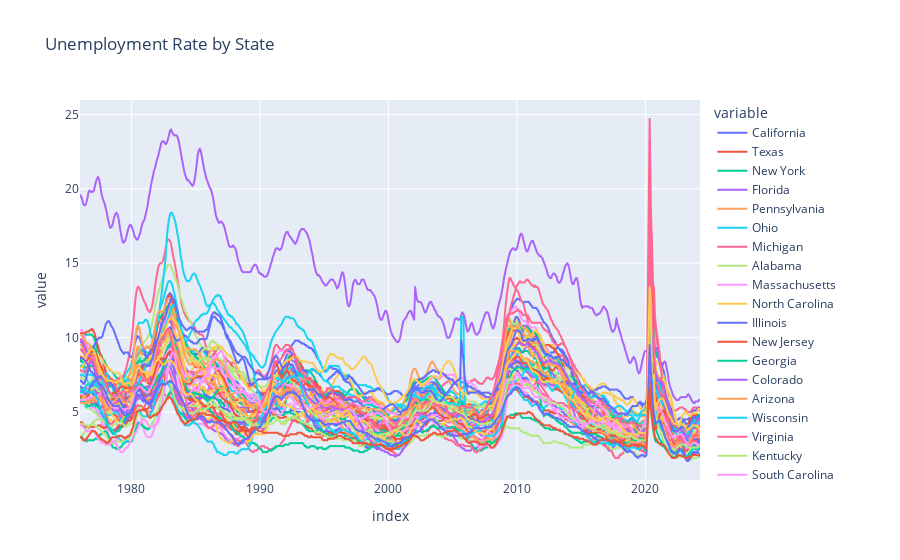

Here is the notebook cell this chart was saved with:
### Markdown cell above
## Plot the unemplyment rate of the states

### Code cell
px.line(unemployment_results, title = "Unemployment Rate by State")

### Figure 1 — Plotly figure (JSON) as saved in the notebook; plotly's stock layout.template omitted (floating-point values rounded to 4 significant figures; data arrays with more than 128 entries replaced by an {"elided": "..."} marker saying what was removed)
{"data": [{"hovertemplate": "variable=California<br>index=%{x}<br>value=%{y}<extra></extra>", "legendgroup": "California", "line": {"color": "#636efa", "dash": "solid"}, "marker": {"symbol": "circle"}, "mode": "lines", "name": "California", "showlegend": true, "type": "scattergl", "x": {"elided": "578 str values"}, "xaxis": "x", "y": {"elided": "578 float values"}, "yaxis": "y"}, {"hovertemplate": "variable=Texas<br>index=%{x}<br>value=%{y}<extra></extra>", "legendgroup": "Texas", "line": {"color": "#EF553B", "dash": "solid"}, "marker": {"symbol": "circle"}, "mode": "lines", "name": "Texas", "showlegend": true, "type": "scattergl", "x": {"elided": "578 str values"}, "xaxis": "x", "y": {"elided": "578 float values"}, "yaxis": "y"}, {"hovertemplate": "variable=New York<br>index=%{x}<br>value=%{y}<extra></extra>", "legendgroup": "New York", "line": {"color": "#00cc96", "dash": "solid"}, "marker": {"symbol": "circle"}, "mode": "lines", "name": "New York", "showlegend": true, "type": "scattergl", "x": {"elided": "578 str values"}, "xaxis": "x", "y": {"elided": "578 float values"}, "yaxis": "y"}, {"hovertemplate": "variable=Florida<br>index=%{x}<br>value=%{y}<extra></extra>", "legendgroup": "Florida", "line": {"color": "#ab63fa", "dash": "solid"}, "marker": {"symbol": "circle"}, "mode": "lines", "name": "Florida", "showlegend": true, "type": "scattergl", "x": {"elided": "578 str values"}, "xaxis": "x", "y": {"elided": "578 float values"}, "yaxis": "y"}, {"hovertemplate": "variable=Pennsylvania<br>index=%{x}<br>value=%{y}<extra></extra>", "legendgroup": "Pennsylvania", "line": {"color": "#FFA15A", "dash": "solid"}, "marker": {"symbol": "circle"}, "mode": "lines", "name": "Pennsylvania", "showlegend": true, "type": "scattergl", "x": {"elided": "578 str values"}, "xaxis": "x", "y": {"elided": "578 float values"}, "yaxis": "y"}, {"hovertemplate": "variable=Ohio<br>index=%{x}<br>value=%{y}<extra></extra>", "legendgroup": "Ohio", "line": {"color": "#19d3f3", "dash": "solid"}, "marker": {"symbol": "circle"}, "mode": "lines", "name": "Ohio", "showlegend": true, "type": "scattergl", "x": {"elided": "578 str values"}, "xaxis": "x", "y": {"elided": "578 float values"}, "yaxis": "y"}, {"hovertemplate": "variable=Michigan<br>index=%{x}<br>value=%{y}<extra></extra>", "legendgroup": "Michigan", "line": {"color": "#FF6692", "dash": "solid"}, "marker": {"symbol": "circle"}, "mode": "lines", "name": "Michigan", "showlegend": true, "type": "scattergl", "x": {"elided": "578 str values"}, "xaxis": "x", "y": {"elided": "578 float values"}, "yaxis": "y"}, {"hovertemplate": "variable=Alabama<br>index=%{x}<br>value=%{y}<extra></extra>", "legendgroup": "Alabama", "line": {"color": "#B6E880", "dash": "solid"}, "marker": {"symbol": "circle"}, "mode": "lines", "name": "Alabama", "showlegend": true, "type": "scattergl", "x": {"elided": "578 str values"}, "xaxis": "x", "y": {"elided": "578 float values"}, "yaxis": "y"}, {"hovertemplate": "variable=Massachusetts<br>index=%{x}<br>value=%{y}<extra></extra>", "legendgroup": "Massachusetts", "line": {"color": "#FF97FF", "dash": "solid"}, "marker": {"symbol": "circle"}, "mode": "lines", "name": "Massachusetts", "showlegend": true, "type": "scattergl", "x": {"elided": "578 str values"}, "xaxis": "x", "y": {"elided": "578 float values"}, "yaxis": "y"}, {"hovertemplate": "variable=North Carolina<br>index=%{x}<br>value=%{y}<extra></extra>", "legendgroup": "North Carolina", "line": {"color": "#FECB52", "dash": "solid"}, "marker": {"symbol": "circle"}, "mode": "lines", "name": "North Carolina", "showlegend": true, "type": "scattergl", "x": {"elided": "578 str values"}, "xaxis": "x", "y": {"elided": "578 float values"}, "yaxis": "y"}, {"hovertemplate": "variable=Illinois<br>index=%{x}<br>value=%{y}<extra></extra>", "legendgroup": "Illinois", "line": {"color": "#636efa", "dash": "solid"}, "marker": {"symbol": "circle"}, "mode": "lines", "name": "Illinois", "showlegend": true, "type": "scattergl", "x": {"elided": "578 str values"}, "xaxis": "x", "y": {"elided": "578 float values"}, "yaxis": "y"}, {"hovertemplate": "variable=New Jersey<br>index=%{x}<br>value=%{y}<extra></extra>", "legendgroup": "New Jersey", "line": {"color": "#EF553B", "dash": "solid"}, "marker": {"symbol": "circle"}, "mode": "lines", "name": "New Jersey", "showlegend": true, "type": "scattergl", "x": {"elided": "578 str values"}, "xaxis": "x", "y": {"elided": "578 float values"}, "yaxis": "y"}, {"hovertemplate": "variable=Georgia<br>index=%{x}<br>value=%{y}<extra></extra>", "legendgroup": "Georgia", "line": {"color": "#00cc96", "dash": "solid"}, "marker": {"symbol": "circle"}, "mode": "lines", "name": "Georgia", "showlegend": true, "type": "scattergl", "x": {"elided": "578 str values"}, "xaxis": "x", "y": {"elided": "578 float values"}, "yaxis": "y"}, {"hovertemplate": "variable=Colorado<br>index=%{x}<br>value=%{y}<extra></extra>", "legendgroup": "Colorado", "line": {"color": "#ab63fa", "dash": "solid"}, "marker": {"symbol": "circle"}, "mode": "lines", "name": "Colorado", "showlegend": true, "type": "scattergl", "x": {"elided": "578 str values"}, "xaxis": "x", "y": {"elided": "578 float values"}, "yaxis": "y"}, {"hovertemplate": "variable=Arizona<br>index=%{x}<br>value=%{y}<extra></extra>", "legendgroup": "Arizona", "line": {"color": "#FFA15A", "dash": "solid"}, "marker": {"symbol": "circle"}, "mode": "lines", "name": "Arizona", "showlegend": true, "type": "scattergl", "x": {"elided": "578 str values"}, "xaxis": "x", "y": {"elided": "578 float values"}, "yaxis": "y"}, {"hovertemplate": "variable=Wisconsin<br>index=%{x}<br>value=%{y}<extra></extra>", "legendgroup": "Wisconsin", "line": {"color": "#19d3f3", "dash": "solid"}, "marker": {"symbol": "circle"}, "mode": "lines", "name": "Wisconsin", "showlegend": true, "type": "scattergl", "x": {"elided": "578 str values"}, "xaxis": "x", "y": {"elided": "578 float values"}, "yaxis": "y"}, {"hovertemplate": "variable=Virginia<br>index=%{x}<br>value=%{y}<extra></extra>", "legendgroup": "Virginia", "line": {"color": "#FF6692", "dash": "solid"}, "marker": {"symbol": "circle"}, "mode": "lines", "name": "Virginia", "showlegend": true, "type": "scattergl", "x": {"elided": "578 str values"}, "xaxis": "x", "y": {"elided": "578 float values"}, "yaxis": "y"}, {"hovertemplate": "variable=Kentucky<br>index=%{x}<br>value=%{y}<extra></extra>", "legendgroup": "Kentucky", "line": {"color": "#B6E880", "dash": "solid"}, "marker": {"symbol": "circle"}, "mode": "lines", "name": "Kentucky", "showlegend": true, "type": "scattergl", "x": {"elided": "578 str values"}, "xaxis": "x", "y": {"elided": "578 float values"}, "yaxis": "y"}, {"hovertemplate": "variable=South Carolina<br>index=%{x}<br>value=%{y}<extra></extra>", "legendgroup": "South Carolina", "line": {"color": "#FF97FF", "dash": "solid"}, "marker": {"symbol": "circle"}, "mode": "lines", "name": "South Carolina", "showlegend": true, "type": "scattergl", "x": {"elided": "578 str values"}, "xaxis": "x", "y": {"elided": "578 float values"}, "yaxis": "y"}, {"hovertemplate": "variable=New Mexico<br>index=%{x}<br>value=%{y}<extra></extra>", "legendgroup": "New Mexico", "line": {"color": "#FECB52", "dash": "solid"}, "marker": {"symbol": "circle"}, "mode": "lines", "name": "New Mexico", "showlegend": true, "type": "scattergl", "x": {"elided": "578 str values"}, "xaxis": "x", "y": {"elided": "578 float values"}, "yaxis": "y"}, {"hovertemplate": "variable=Minnesota<br>index=%{x}<br>value=%{y}<extra></extra>", "legendgroup": "Minnesota", "line": {"color": "#636efa", "dash": "solid"}, "marker": {"symbol": "circle"}, "mode": "lines", "name": "Minnesota", "showlegend": true, "type": "scattergl", "x": {"elided": "578 str values"}, "xaxis": "x", "y": {"elided": "578 float values"}, "yaxis": "y"}, {"hovertemplate": "variable=Tennessee<br>index=%{x}<br>value=%{y}<extra></extra>", "legendgroup": "Tennessee", "line": {"color": "#EF553B", "dash": "solid"}, "marker": {"symbol": "circle"}, "mode": "lines", "name": "Tennessee", "showlegend": true, "type": "scattergl", "x": {"elided": "578 str values"}, "xaxis": "x", "y": {"elided": "578 float values"}, "yaxis": "y"}, {"hovertemplate": "variable=Washington<br>index=%{x}<br>value=%{y}<extra></extra>", "legendgroup": "Washington", "line": {"color": "#00cc96", "dash": "solid"}, "marker": {"symbol": "circle"}, "mode": "lines", "name": "Washington", "showlegend": true, "type": "scattergl", "x": {"elided": "578 str values"}, "xaxis": "x", "y": {"elided": "578 float values"}, "yaxis": "y"}, {"hovertemplate": "variable=Maryland<br>index=%{x}<br>value=%{y}<extra></extra>", "legendgroup": "Maryland", "line": {"color": "#ab63fa", "dash": "solid"}, "marker": {"symbol": "circle"}, "mode": "lines", "name": "Maryland", "showlegend": true, "type": "scattergl", "x": {"elided": "578 str values"}, "xaxis": "x", "y": {"elided": "578 float values"}, "yaxis": "y"}, {"hovertemplate": "variable=Oregon<br>index=%{x}<br>value=%{y}<extra></extra>", "legendgroup": "Oregon", "line": {"color": "#FFA15A", "dash": "solid"}, "marker": {"symbol": "circle"}, "mode": "lines", "name": "Oregon", "showlegend": true, "type": "scattergl", "x": {"elided": "578 str values"}, "xaxis": "x", "y": {"elided": "578 float values"}, "yaxis": "y"}, {"hovertemplate": "variable=West Virginia<br>index=%{x}<br>value=%{y}<extra></extra>", "legendgroup": "West Virginia", "line": {"color": "#19d3f3", "dash": "solid"}, "marker": {"symbol": "circle"}, "mode": "lines", "name": "West Virginia", "showlegend": true, "type": "scattergl", "x": {"elided": "578 str values"}, "xaxis": "x", "y": {"elided": "578 float values"}, "yaxis": "y"}, {"hovertemplate": "variable=Nevada<br>index=%{x}<br>value=%{y}<extra></extra>", "legendgroup": "Nevada", "line": {"color": "#FF6692", "dash": "solid"}, "marker": {"symbol": "circle"}, "mode": "lines", "name": "Nevada", "showlegend": true, "type": "scattergl", "x": {"elided": "578 str values"}, "xaxis": "x", "y": {"elided": "578 float values"}, "yaxis": "y"}, {"hovertemplate": "variable=Arkansas<br>index=%{x}<br>value=%{y}<extra></extra>", "legendgroup": "Arkansas", "line": {"color": "#B6E880", "dash": "solid"}, "marker": {"symbol": "circle"}, "mode": "lines", "name": "Arkansas", "showlegend": true, "type": "scattergl", "x": {"elided": "578 str values"}, "xaxis": "x", "y": {"elided": "578 float values"}, "yaxis": "y"}, {"hovertemplate": "variable=Oklahoma<br>index=%{x}<br>value=%{y}<extra></extra>", "legendgroup": "Oklahoma", "line": {"color": "#FF97FF", "dash": "solid"}, "marker": {"symbol": "circle"}, "mode": "lines", "name": "Oklahoma", "showlegend": true, "type": "scattergl", "x": {"elided": "578 str values"}, "xaxis": "x", "y": {"elided": "578 float values"}, "yaxis": "y"}, {"hovertemplate": "variable=Missouri<br>index=%{x}<br>value=%{y}<extra></extra>", "legendgroup": "Missouri", "line": {"color": "#FECB52", "dash": "solid"}, "marker": {"symbol": "circle"}, "mode": "lines", "name": "Missouri", "showlegend": true, "type": "scattergl", "x": {"elided": "578 str values"}, "xaxis": "x", "y": {"elided": "578 float values"}, "yaxis": "y"}, {"hovertemplate": "variable=Alaska<br>index=%{x}<br>value=%{y}<extra></extra>", "legendgroup": "Alaska", "line": {"color": "#636efa", "dash": "solid"}, "marker": {"symbol": "circle"}, "mode": "lines", "name": "Alaska", "showlegend": true, "type": "scattergl", "x": {"elided": "578 str values"}, "xaxis": "x", "y": {"elided": "578 float values"}, "yaxis": "y"}, {"hovertemplate": "variable=Iowa<br>index=%{x}<br>value=%{y}<extra></extra>", "legendgroup": "Iowa", "line": {"color": "#EF553B", "dash": "solid"}, "marker": {"symbol": "circle"}, "mode": "lines", "name": "Iowa", "showlegend": true, "type": "scattergl", "x": {"elided": "578 str values"}, "xaxis": "x", "y": {"elided": "578 float values"}, "yaxis": "y"}, {"hovertemplate": "variable=Utah<br>index=%{x}<br>value=%{y}<extra></extra>", "legendgroup": "Utah", "line": {"color": "#00cc96", "dash": "solid"}, "marker": {"symbol": "circle"}, "mode": "lines", "name": "Utah", "showlegend": true, "type": "scattergl", "x": {"elided": "578 str values"}, "xaxis": "x", "y": {"elided": "578 float values"}, "yaxis": "y"}, {"hovertemplate": "variable=Puerto Rico<br>index=%{x}<br>value=%{y}<extra></extra>", "legendgroup": "Puerto Rico", "line": {"color": "#ab63fa", "dash": "solid"}, "marker": {"symbol": "circle"}, "mode": "lines", "name": "Puerto Rico", "showlegend": true, "type": "scattergl", "x": {"elided": "578 str values"}, "xaxis": "x", "y": {"elided": "578 float values"}, "yaxis": "y"}, {"hovertemplate": "variable=Indiana<br>index=%{x}<br>value=%{y}<extra></extra>", "legendgroup": "Indiana", "line": {"color": "#FFA15A", "dash": "solid"}, "marker": {"symbol": "circle"}, "mode": "lines", "name": "Indiana", "showlegend": true, "type": "scattergl", "x": {"elided": "578 str values"}, "xaxis": "x", "y": {"elided": "578 float values"}, "yaxis": "y"}, {"hovertemplate": "variable=Louisiana<br>index=%{x}<br>value=%{y}<extra></extra>", "legendgroup": "Louisiana", "line": {"color": "#19d3f3", "dash": "solid"}, "marker": {"symbol": "circle"}, "mode": "lines", "name": "Louisiana", "showlegend": true, "type": "scattergl", "x": {"elided": "578 str values"}, "xaxis": "x", "y": {"elided": "578 float values"}, "yaxis": "y"}, {"hovertemplate": "variable=Hawaii<br>index=%{x}<br>value=%{y}<extra></extra>", "legendgroup": "Hawaii", "line": {"color": "#FF6692", "dash": "solid"}, "marker": {"symbol": "circle"}, "mode": "lines", "name": "Hawaii", "showlegend": true, "type": "scattergl", "x": {"elided": "578 str values"}, "xaxis": "x", "y": {"elided": "578 float values"}, "yaxis": "y"}, {"hovertemplate": "variable=North Dakota<br>index=%{x}<br>value=%{y}<extra></extra>", "legendgroup": "North Dakota", "line": {"color": "#B6E880", "dash": "solid"}, "marker": {"symbol": "circle"}, "mode": "lines", "name": "North Dakota", "showlegend": true, "type": "scattergl", "x": {"elided": "578 str values"}, "xaxis": "x", "y": {"elided": "578 float values"}, "yaxis": "y"}, {"hovertemplate": "variable=Montana<br>index=%{x}<br>value=%{y}<extra></extra>", "legendgroup": "Montana", "line": {"color": "#FF97FF", "dash": "solid"}, "marker": {"symbol": "circle"}, "mode": "lines", "name": "Montana", "showlegend": true, "type": "scattergl", "x": {"elided": "578 str values"}, "xaxis": "x", "y": {"elided": "578 float values"}, "yaxis": "y"}, {"hovertemplate": "variable=the District of Columbia<br>index=%{x}<br>value=%{y}<extra></extra>", "legendgroup": "the District of Columbia", "line": {"color": "#FECB52", "dash": "solid"}, "marker": {"symbol": "circle"}, "mode": "lines", "name": "the District of Columbia", "showlegend": true, "type": "scattergl", "x": {"elided": "578 str values"}, "xaxis": "x", "y": {"elided": "578 float values"}, "yaxis": "y"}, {"hovertemplate": "variable=Mississippi<br>index=%{x}<br>value=%{y}<extra></extra>", "legendgroup": "Mississippi", "line": {"color": "#636efa", "dash": "solid"}, "marker": {"symbol": "circle"}, "mode": "lines", "name": "Mississippi", "showlegend": true, "type": "scattergl", "x": {"elided": "578 str values"}, "xaxis": "x", "y": {"elided": "578 float values"}, "yaxis": "y"}, {"hovertemplate": "variable=Maine<br>index=%{x}<br>value=%{y}<extra></extra>", "legendgroup": "Maine", "line": {"color": "#EF553B", "dash": "solid"}, "marker": {"symbol": "circle"}, "mode": "lines", "name": "Maine", "showlegend": true, "type": "scattergl", "x": {"elided": "578 str values"}, "xaxis": "x", "y": {"elided": "578 float values"}, "yaxis": "y"}, {"hovertemplate": "variable=Nebraska<br>index=%{x}<br>value=%{y}<extra></extra>", "legendgroup": "Nebraska", "line": {"color": "#00cc96", "dash": "solid"}, "marker": {"symbol": "circle"}, "mode": "lines", "name": "Nebraska", "showlegend": true, "type": "scattergl", "x": {"elided": "578 str values"}, "xaxis": "x", "y": {"elided": "578 float values"}, "yaxis": "y"}, {"hovertemplate": "variable=Connecticut<br>index=%{x}<br>value=%{y}<extra></extra>", "legendgroup": "Connecticut", "line": {"color": "#ab63fa", "dash": "solid"}, "marker": {"symbol": "circle"}, "mode": "lines", "name": "Connecticut", "showlegend": true, "type": "scattergl", "x": {"elided": "578 str values"}, "xaxis": "x", "y": {"elided": "578 float values"}, "yaxis": "y"}, {"hovertemplate": "variable=Idaho<br>index=%{x}<br>value=%{y}<extra></extra>", "legendgroup": "Idaho", "line": {"color": "#FFA15A", "dash": "solid"}, "marker": {"symbol": "circle"}, "mode": "lines", "name": "Idaho", "showlegend": true, "type": "scattergl", "x": {"elided": "578 str values"}, "xaxis": "x", "y": {"elided": "578 float values"}, "yaxis": "y"}, {"hovertemplate": "variable=New Hampshire<br>index=%{x}<br>value=%{y}<extra></extra>", "legendgroup": "New Hampshire", "line": {"color": "#19d3f3", "dash": "solid"}, "marker": {"symbol": "circle"}, "mode": "lines", "name": "New Hampshire", "showlegend": true, "type": "scattergl", "x": {"elided": "578 str values"}, "xaxis": "x", "y": {"elided": "578 float values"}, "yaxis": "y"}, {"hovertemplate": "variable=Rhode Island<br>index=%{x}<br>value=%{y}<extra></extra>", "legendgroup": "Rhode Island", "line": {"color": "#FF6692", "dash": "solid"}, "marker": {"symbol": "circle"}, "mode": "lines", "name": "Rhode Island", "showlegend": true, "type": "scattergl", "x": {"elided": "578 str values"}, "xaxis": "x", "y": {"elided": "578 float values"}, "yaxis": "y"}, {"hovertemplate": "variable=Kansas<br>index=%{x}<br>value=%{y}<extra></extra>", "legendgroup": "Kansas", "line": {"color": "#B6E880", "dash": "solid"}, "marker": {"symbol": "circle"}, "mode": "lines", "name": "Kansas", "showlegend": true, "type": "scattergl", "x": {"elided": "578 str values"}, "xaxis": "x", "y": {"elided": "578 float values"}, "yaxis": "y"}, {"hovertemplate": "variable=Wyoming<br>index=%{x}<br>value=%{y}<extra></extra>", "legendgroup": "Wyoming", "line": {"color": "#FF97FF", "dash": "solid"}, "marker": {"symbol": "circle"}, "mode": "lines", "name": "Wyoming", "showlegend": true, "type": "scattergl", "x": {"elided": "578 str values"}, "xaxis": "x", "y": {"elided": "578 float values"}, "yaxis": "y"}, {"hovertemplate": "variable=Delaware<br>index=%{x}<br>value=%{y}<extra></extra>", "legendgroup": "Delaware", "line": {"color": "#FECB52", "dash": "solid"}, "marker": {"symbol": "circle"}, "mode": "lines", "name": "Delaware", "showlegend": true, "type": "scattergl", "x": {"elided": "578 str values"}, "xaxis": "x", "y": {"elided": "578 float values"}, "yaxis": "y"}, {"hovertemplate": "variable=Vermont<br>index=%{x}<br>value=%{y}<extra></extra>", "legendgroup": "Vermont", "line": {"color": "#636efa", "dash": "solid"}, "marker": {"symbol": "circle"}, "mode": "lines", "name": "Vermont", "showlegend": true, "type": "scattergl", "x": {"elided": "578 str values"}, "xaxis": "x", "y": {"elided": "578 float values"}, "yaxis": "y"}, {"hovertemplate": "variable=South Dakota<br>index=%{x}<br>value=%{y}<extra></extra>", "legendgroup": "South Dakota", "line": {"color": "#EF553B", "dash": "solid"}, "marker": {"symbol": "circle"}, "mode": "lines", "name": "South Dakota", "showlegend": true, "type": "scattergl", "x": {"elided": "578 str values"}, "xaxis": "x", "y": {"elided": "578 float values"}, "yaxis": "y"}], "layout": {"legend": {"title": {"text": "variable"}, "tracegroupgap": 0}, "title": {"text": "Unemployment Rate by State"}, "xaxis": {"anchor": "y", "domain": [0, 1], "title": {"text": "index"}}, "yaxis": {"anchor": "x", "domain": [0, 1], "title": {"text": "value"}}}}
